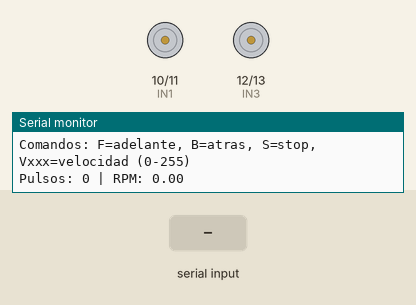
A sketch run on a simulated Arduino Uno, built with avr-gcc and run on an emulated ATmega328P. On the bench: motor-driver pin pairs drawn as motors (green arrow = first pin HIGH = forward, orange = second pin HIGH = backward, longer = more drive), the last lines printed to the serial monitor. Inputs (shaded band) come from the test bench.

Above: at 1.2 s.
1.3 s: "F\n" received over Serial
At 1.8 s:
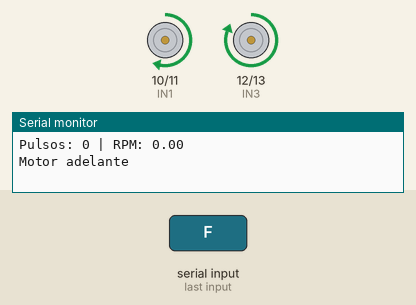
2.8 s: "B\n" received over Serial
At 4.0 s:
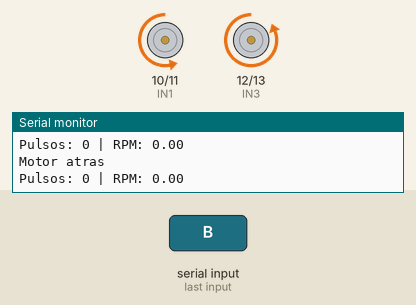
4.3 s: "S\n" received over Serial
At 5.3 s:
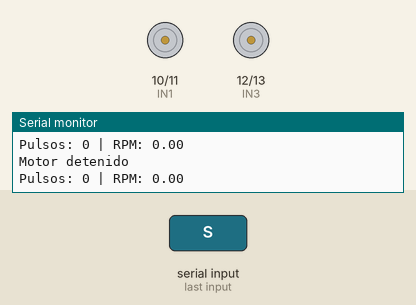
Timing chart, 0 to 7.3 s (numbered marks = the images above; inputs shaded):
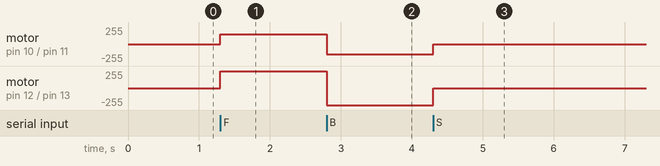

The sketch:

ComprobadorComunicacion.ino
```cpp
const int IN1 = 10;  // DRV8833 IN1
const int IN2 = 11;  // DRV8833 IN2
const int IN3 = 12;  // DRV8833 IN3
const int IN4 = 13;  // DRV8833 IN4


//
const int ENC_A = 6; // Encoder C1
const int ENC_B = 7; // Encoder C2

volatile long encoderCount = 0; // Contador de pulsos
int velocidad = 150;            // PWM inicial (0-255)
unsigned long lastTime = 0;
long lastCount = 0;

void setup() {
  Serial.begin(9600);

  pinMode(IN1, OUTPUT);
  pinMode(IN2, OUTPUT);
  pinMode(IN3, OUTPUT);
  pinMode(IN4, OUTPUT);

  pinMode(ENC_A, INPUT_PULLUP);
  pinMode(ENC_B, INPUT_PULLUP);

  attachInterrupt(digitalPinToInterrupt(ENC_A), encoderISR, CHANGE);

  Serial.println("Comandos: F=adelante, B=atras, S=stop, Vxxx=velocidad (0-255)");
}

void loop() {
  // Calcular RPM cada segundo
  if (millis() - lastTime >= 1000) {
    long delta = encoderCount - lastCount;
    lastCount = encoderCount;
    lastTime = millis();

    // Suponiendo encoder de 11 pulsos por vuelta (ajusta según tu modelo)
    float rpm = (delta / 11.0) * 60.0;
    Serial.print("Pulsos: ");
    Serial.print(encoderCount);
    Serial.print(" | RPM: ");
    Serial.println(rpm);
  }

  // Leer comandos por Serial
  if (Serial.available()) {
    String cmd = Serial.readStringUntil('\n');
    cmd.trim();

    if (cmd == "F") {
      adelante();
    } else if (cmd == "B") {
      atras();
    } else if (cmd == "S") {
      stopMotor();
    } else if (cmd.startsWith("V")) {
      int val = cmd.substring(1).toInt();
      if (val >= 0 && val <= 255) {
        velocidad = val;
        Serial.print("Velocidad ajustada a: ");
        Serial.println(velocidad);
      }
    }
  }
}

// --- Funciones de control ---
void adelante() {
  analogWrite(IN1, velocidad);
  analogWrite(IN2, 0);
  analogWrite(IN3, velocidad);
  analogWrite(IN4, 0);
  Serial.println("Motor adelante");
}

void atras() {
  analogWrite(IN1, 0);
  analogWrite(IN2, velocidad);
  analogWrite(IN3, 0);
  analogWrite(IN4, velocidad);
  Serial.println("Motor atras");
}

void stopMotor() {
  analogWrite(IN1, 0);
  analogWrite(IN2, 0);
  analogWrite(IN3, 0);
  analogWrite(IN4, 0);
  Serial.println("Motor detenido");
}

// --- Interrupción del encoder ---
void encoderISR() {
  int bState = digitalRead(ENC_B);
  if (bState == HIGH) {
    encoderCount++;
  } else {
    encoderCount--;
  }
}
```

Measured:
- after the input at 1.3 s, motor on pin 10 (IN1) / pin 11 (IN2): stopped → forward 150/255 at once; motor on pin 12 (IN3) / pin 13 (IN4): stopped → forward 255/255 at once
- after the input at 2.8 s, motor on pin 10 (IN1) / pin 11 (IN2): forward 150/255 → backward 150/255 at once; motor on pin 12 (IN3) / pin 13 (IN4): forward 255/255 → backward 255/255 at once
- after the input at 4.3 s, motor on pin 10 (IN1) / pin 11 (IN2): backward 150/255 → stopped at once; motor on pin 12 (IN3) / pin 13 (IN4): backward 255/255 → stopped at once
